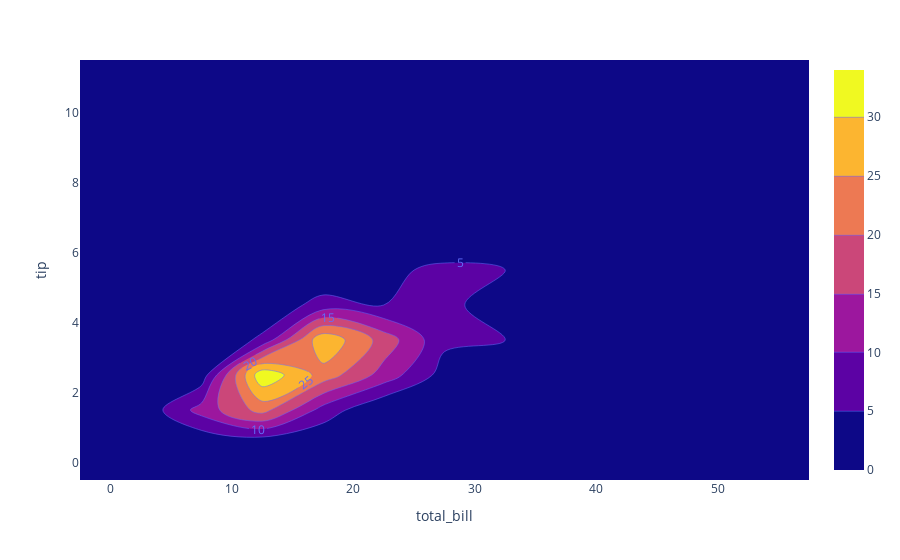

The notebook cell saved with this chart:
### Code cell
import plotly.express as px
df = px.data.tips()

fig = px.density_contour(df, x="total_bill", y="tip", z="size" )
fig.update_traces(contours_coloring="fill", contours_showlabels = True)
fig.show()

### Figure 1 — Plotly figure (JSON) as saved in the notebook; plotly's stock layout.template omitted (floating-point values rounded to 4 significant figures; data arrays with more than 128 entries replaced by an {"elided": "..."} marker saying what was removed)
{"data": [{"contours": {"coloring": "fill", "showlabels": true}, "hovertemplate": "total_bill=%{x}<br>tip=%{y}<br>count=%{z}<extra></extra>", "legendgroup": "", "line": {"color": "#636efa"}, "name": "", "showlegend": false, "type": "histogram2dcontour", "x": {"elided": "244 float values"}, "xaxis": "x", "xbingroup": "x", "y": {"elided": "244 float values"}, "yaxis": "y", "ybingroup": "y", "z": {"elided": "244 int values"}}], "layout": {"legend": {"tracegroupgap": 0}, "margin": {"t": 60}, "xaxis": {"anchor": "y", "domain": [0, 1], "title": {"text": "total_bill"}}, "yaxis": {"anchor": "x", "domain": [0, 1], "title": {"text": "tip"}}}}
